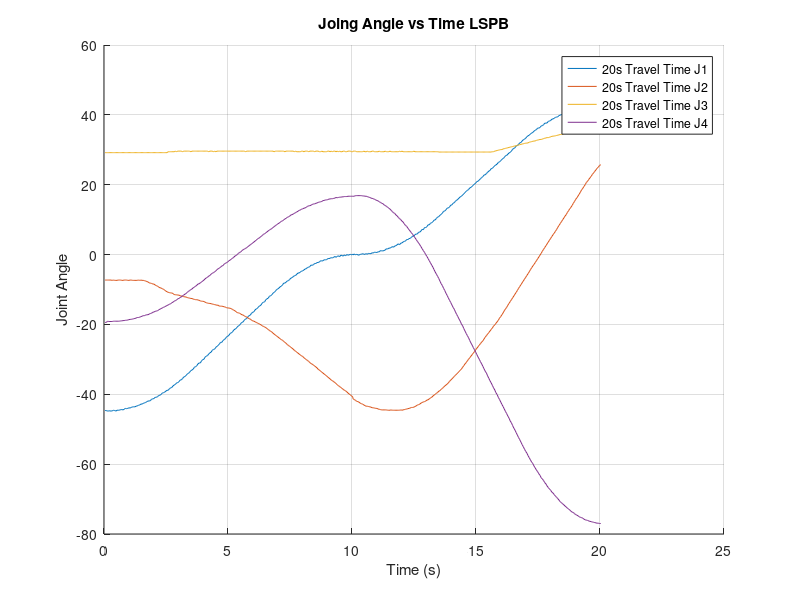

Write MATLAB code to recreate this figure.
clc;
clear;
close all;

load Task2Data10sec.mat
j_20_c = j_angles;
j_20_t = t_values - 10;
j_20_i = iter;

load Task2Data2sec.mat
j_3_c = j_angles;
j_3_t = t_values -2;
j_3_i = iter;



figure;
hold on;
grid on;
plot(j_20_t(1:(j_20_i-1)),j_20_c(1,1:(j_20_i-1)), 'DisplayName', '20s Travel Time J1')
plot(j_20_t(1:(j_20_i-1)),j_20_c(2,1:(j_20_i-1)), 'DisplayName', '20s Travel Time J2')
plot(j_20_t(1:(j_20_i-1)),j_20_c(3,1:(j_20_i-1)), 'DisplayName', '20s Travel Time J3')
plot(j_20_t(1:(j_20_i-1)),j_20_c(4,1:(j_20_i-1)), 'DisplayName', '20s Travel Time J4')
% plot(j_3_t(1:(j_3_i-1)),j_3_c(1,1:(j_3_i-1)), 'DisplayName', '3s Travel Time J1')
% plot(j_3_t(1:(j_3_i-1)),j_3_c(2,1:(j_3_i-1)), 'DisplayName', '3s Travel Time J2')
% plot(j_3_t(1:(j_3_i-1)),j_3_c(3,1:(j_3_i-1)), 'DisplayName', '3s Travel Time J3')
% plot(j_3_t(1:(j_3_i-1)),j_3_c(4,1:(j_3_i-1)), 'DisplayName', '3s Travel Time J4')


title("Joing Angle vs Time LSPB")
xlabel("Time (s)")
ylabel("Joint Angle")
legend